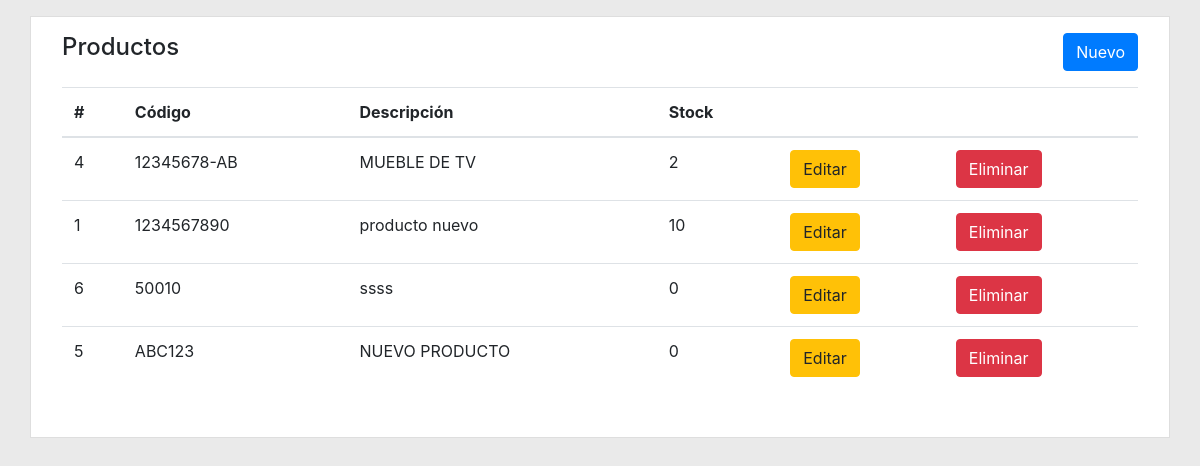
The page / on the database its author committed.
### tables this page shows
CREATE TABLE `productos` (
  `id` int(11) NOT NULL,
  `codigo` varchar(20) NOT NULL,
  `descripcion` tinytext NOT NULL,
  `inventariable` tinyint(4) NOT NULL,
  `stock` int(11) NOT NULL,
  `activo` tinyint(4) NOT NULL
);

### index.php (the view, shortened to what this page needs)
<?php
$db = new Database();
$con = $db->conectar();
$activo = 1;
$comando = $con->prepare("SELECT id, codigo, descripcion, stock FROM productos WHERE activo=:mi_activo ORDER BY codigo ASC");
$comando->execute(['mi_activo' => $activo]);
$resultado = $comando->fetchAll(PDO::FETCH_ASSOC);
?>
<!DOCTYPE html>
<html lang="en">
<head>
    <link rel="stylesheet" href="public/css/bootstrap.min.css">
    <link rel="stylesheet" href="public/css/estilos.css">
</head>
<body class="py-3">
    <main class="container contenedor">
        <div class="p-3 rounded">
            <div class="row">
                <div class="col-12">
                    <h4>Productos
                        <a href="nuevo.php" class="btn btn-primary float-right">Nuevo</a>
                    </h4>
                </div>
            </div>
            <div class="row py-3">
                <div class="col">
                    <table class="table table-border">
                        <thead>
                            <tr>
                                <th>#</th>
                                <th>Código</th>
                                <th>Descripción</th>
                                <th>Stock</th>
                                <th></th>
                                <th></th>
                            </tr>
                        </thead>
                        <tbody>
                            <?php
                            foreach ($resultado as $row) {
                            ?>
                                <tr>
                                    <td><?php echo $row['id']; ?></td>
                                    <td><?php echo $row['codigo']; ?></td>
                                    <td><?php echo $row['descripcion']; ?></td>
                                    <td><?php echo $row['stock']; ?></td>
                                    <td><a href="editar.php?id=<?php echo $row['id']; ?>" class="btn btn-warning">Editar</a></td>
                                    <td><a href="eliminar.php?id=<?php echo $row['id']; ?>" class="btn btn-danger">Eliminar</a></td>
                                </tr>
                            <?php } ?>
                        </tbody>
                    </table>
                </div>
            </div>
        </div>
    </main>
</body>
</html>

### estilos.css (style rules this page uses)
body { background-color: #EAEAEA; }
.contenedor { border:1px solid #dedede; background-color: #fff; }
.float-right { float: right; }

### rows shown on the page
productos: id "4", codigo "12345678-AB", descripcion "MUEBLE DE TV", stock "2"
productos: id "1", codigo "1234567890", descripcion "producto nuevo", stock "10"
productos: id "6", codigo "50010", descripcion "ssss", stock "0"
productos: id "5", codigo "ABC123", descripcion "NUEVO PRODUCTO", stock "0"
